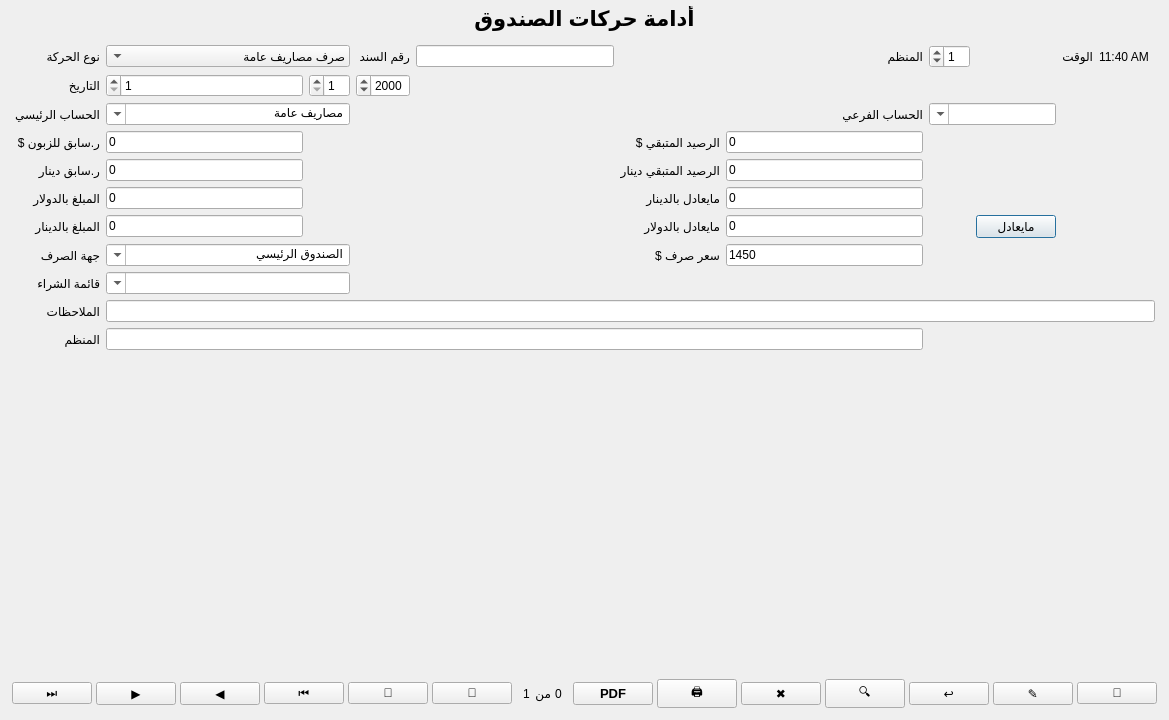
<?xml version="1.0" encoding="UTF-8"?>
<ui version="4.0">
 <class>CashBoxWindow</class>
 <widget class="QDialog" name="CashBoxWindow">
  <property name="geometry"><rect><x>0</x><y>0</y><width>1150</width><height>720</height></rect></property>
  <property name="windowTitle"><string>الصندوق</string></property>
  <property name="layoutDirection"><enum>Qt::RightToLeft</enum></property>
  <layout class="QVBoxLayout" name="rootLayout">
   <property name="spacing"><number>6</number></property>
   <property name="margin"><number>6</number></property>

   <!-- TITLE -->
   <item>
    <widget class="QLabel" name="lblTitle">
     <property name="text"><string>أدامة حركات الصندوق</string></property>
     <property name="alignment"><set>Qt::AlignCenter</set></property>
     <property name="font"><font><family>Tahoma</family><pointsize>16</pointsize><bold>true</bold></font></property>
    </widget>
   </item>

   <!-- HEADER GRID -->
   <item>
    <widget class="QWidget" name="headerWidget">
     <layout class="QGridLayout" name="headerGrid">
      <property name="spacing"><number>6</number></property>
      <property name="margin"><number>8</number></property>

      <!-- Row 0: نوع الحركة | المنظم | الوقت -->
      <item row="0" column="11"><widget class="QLabel"><property name="text"><string>نوع الحركة</string></property></widget></item>
      <item row="0" column="9" colspan="2">
       <widget class="QComboBox" name="cmbType">
        <item><property name="text"><string>صرف مصاريف عامة</string></property></item>
        <item><property name="text"><string>صرف ذمم عملاء</string></property></item>
        <item><property name="text"><string>قبض من عملاء</string></property></item>
        <item><property name="text"><string>إيداع في الصندوق</string></property></item>
        <item><property name="text"><string>سحب من الصندوق</string></property></item>
       </widget>
      </item>
      <item row="0" column="8"><widget class="QLabel"><property name="text"><string>رقم السند</string></property></widget></item>
      <item row="0" column="7"><widget class="QLineEdit" name="txtDocNo"/></item>
      <item row="0" column="5"><widget class="QLabel"><property name="text"><string>المنظم</string></property></widget></item>
      <item row="0" column="4"><widget class="QSpinBox" name="spnOrganiser"><property name="value"><number>1</number></property><property name="maximumWidth"><number>60</number></property></widget></item>
      <item row="0" column="2"><widget class="QLabel"><property name="text"><string>الوقت</string></property></widget></item>
      <item row="0" column="1"><widget class="QLabel" name="lblTime"><property name="text"><string>11:40 AM</string></property></widget></item>

      <!-- Row 1: التاريخ -->
      <item row="1" column="11"><widget class="QLabel"><property name="text"><string>التاريخ</string></property></widget></item>
      <item row="1" column="10"><widget class="QDateEdit" name="dateDay"><property name="displayFormat"><string>d</string></property></widget></item>
      <item row="1" column="9"><widget class="QDateEdit" name="dateMonth"><property name="displayFormat"><string>M</string></property></widget></item>
      <item row="1" column="8"><widget class="QDateEdit" name="dateYear"><property name="displayFormat"><string>yyyy</string></property></widget></item>

      <!-- Row 2: الحساب الرئيسي / الفرعي -->
      <item row="2" column="11"><widget class="QLabel"><property name="text"><string>الحساب الرئيسي</string></property></widget></item>
      <item row="2" column="9" colspan="2">
       <widget class="QComboBox" name="cmbMainAccount">
        <property name="editable"><bool>true</bool></property>
        <item><property name="text"><string>مصاريف عامة</string></property></item>
        <item><property name="text"><string>ذمم عملاء</string></property></item>
        <item><property name="text"><string>إيجار</string></property></item>
        <item><property name="text"><string>رواتب</string></property></item>
        <item><property name="text"><string>مستلزمات</string></property></item>
        <item><property name="text"><string>أخرى</string></property></item>
       </widget>
      </item>
      <item row="2" column="5"><widget class="QLabel"><property name="text"><string>الحساب الفرعي</string></property></widget></item>
      <item row="2" column="3" colspan="2"><widget class="QComboBox" name="cmbSubAccount"><property name="editable"><bool>true</bool></property></widget></item>

      <!-- Row 3: ر.سابق للزبون $ | الرصيد المتبقي $ -->
      <item row="3" column="11"><widget class="QLabel"><property name="text"><string>ر.سابق للزبون $</string></property></widget></item>
      <item row="3" column="10"><widget class="QLineEdit" name="txtPrevCustDollar"><property name="text"><string>0</string></property><property name="readOnly"><bool>true</bool></property></widget></item>
      <item row="3" column="6"><widget class="QLabel"><property name="text"><string>الرصيد المتبقي $</string></property></widget></item>
      <item row="3" column="5"><widget class="QLineEdit" name="txtPrevBalDollar"><property name="text"><string>0</string></property><property name="readOnly"><bool>true</bool></property></widget></item>

      <!-- Row 4: ر.سابق دينار | الرصيد المتبقي دينار -->
      <item row="4" column="11"><widget class="QLabel"><property name="text"><string>ر.سابق دينار</string></property></widget></item>
      <item row="4" column="10"><widget class="QLineEdit" name="txtPrevCustDinar"><property name="text"><string>0</string></property><property name="readOnly"><bool>true</bool></property></widget></item>
      <item row="4" column="6"><widget class="QLabel"><property name="text"><string>الرصيد المتبقي دينار</string></property></widget></item>
      <item row="4" column="5"><widget class="QLineEdit" name="txtPrevBalDinar"><property name="text"><string>0</string></property><property name="readOnly"><bool>true</bool></property></widget></item>

      <!-- Row 5: المبلغ بالدولار | مايعادل بالدينار -->
      <item row="5" column="11"><widget class="QLabel"><property name="text"><string>المبلغ بالدولار</string></property></widget></item>
      <item row="5" column="10"><widget class="QLineEdit" name="txtAmountDollar"><property name="text"><string>0</string></property></widget></item>
      <item row="5" column="6"><widget class="QLabel"><property name="text"><string>مايعادل بالدينار</string></property></widget></item>
      <item row="5" column="5"><widget class="QLineEdit" name="txtEquivDinar"><property name="text"><string>0</string></property><property name="readOnly"><bool>true</bool></property></widget></item>

      <!-- Row 6: المبلغ بالدينار | مايعادل بالدولار | مايعادل button -->
      <item row="6" column="11"><widget class="QLabel"><property name="text"><string>المبلغ بالدينار</string></property></widget></item>
      <item row="6" column="10"><widget class="QLineEdit" name="txtAmountDinar"><property name="text"><string>0</string></property></widget></item>
      <item row="6" column="6"><widget class="QLabel"><property name="text"><string>مايعادل بالدولار</string></property></widget></item>
      <item row="6" column="5"><widget class="QLineEdit" name="txtEquivDollar"><property name="text"><string>0</string></property><property name="readOnly"><bool>true</bool></property></widget></item>
      <item row="6" column="3"><widget class="QPushButton" name="btnCalcEquiv"><property name="text"><string>مايعادل</string></property></widget></item>

      <!-- Row 7: جهة الصرف | سعر صرف -->
      <item row="7" column="11"><widget class="QLabel"><property name="text"><string>جهة الصرف</string></property></widget></item>
      <item row="7" column="9" colspan="2">
       <widget class="QComboBox" name="cmbCashbox">
        <property name="editable"><bool>true</bool></property>
        <item><property name="text"><string>الصندوق الرئيسي</string></property></item>
        <item><property name="text"><string>صندوق 2</string></property></item>
        <item><property name="text"><string>البنك</string></property></item>
       </widget>
      </item>
      <item row="7" column="6"><widget class="QLabel"><property name="text"><string>سعر صرف $</string></property></widget></item>
      <item row="7" column="5"><widget class="QLineEdit" name="txtExchRate"><property name="text"><string>1450</string></property></widget></item>

      <!-- Row 8: قائمة الشراء -->
      <item row="8" column="11"><widget class="QLabel"><property name="text"><string>قائمة الشراء</string></property></widget></item>
      <item row="8" column="9" colspan="2"><widget class="QComboBox" name="cmbPurchaseList"><property name="editable"><bool>true</bool></property></widget></item>

      <!-- Row 9: الملاحظات -->
      <item row="9" column="11"><widget class="QLabel"><property name="text"><string>الملاحظات</string></property></widget></item>
      <item row="9" column="0" colspan="11"><widget class="QLineEdit" name="txtNotes"/></item>

      <!-- Row 10: المنظم (name) -->
      <item row="10" column="11"><widget class="QLabel"><property name="text"><string>المنظم</string></property></widget></item>
      <item row="10" column="5" colspan="6"><widget class="QLineEdit" name="txtOrganiserName"/></item>
     </layout>
    </widget>
   </item>

   <item><spacer><property name="orientation"><enum>Qt::Vertical</enum></property><property name="sizeHint"><size><width>20</width><height>20</height></size></property></spacer></item>

   <!-- TOOLBAR -->
   <item>
    <widget class="QWidget" name="toolbar">
     <layout class="QHBoxLayout" name="toolbarLayout">
      <property name="margin"><number>6</number></property>
      <property name="spacing"><number>4</number></property>
      <item><widget class="QPushButton" name="btnSave"><property name="text"><string>💾</string></property><property name="maximumWidth"><number>42</number></property><property name="minimumHeight"><number>38</number></property><property name="toolTip"><string>حفظ</string></property></widget></item>
      <item><widget class="QPushButton" name="btnEdit"><property name="text"><string>✎</string></property><property name="maximumWidth"><number>42</number></property><property name="minimumHeight"><number>38</number></property><property name="toolTip"><string>تعديل</string></property></widget></item>
      <item><widget class="QPushButton" name="btnUndo"><property name="text"><string>↩</string></property><property name="maximumWidth"><number>42</number></property><property name="minimumHeight"><number>38</number></property><property name="toolTip"><string>تراجع</string></property></widget></item>
      <item><widget class="QPushButton" name="btnSearch"><property name="text"><string>🔍</string></property><property name="maximumWidth"><number>42</number></property><property name="minimumHeight"><number>38</number></property><property name="toolTip"><string>بحث</string></property></widget></item>
      <item><widget class="QPushButton" name="btnDelete"><property name="text"><string>✖</string></property><property name="maximumWidth"><number>42</number></property><property name="minimumHeight"><number>38</number></property><property name="toolTip"><string>حذف</string></property></widget></item>
      <item><widget class="QPushButton" name="btnPrint"><property name="text"><string>🖨</string></property><property name="maximumWidth"><number>42</number></property><property name="minimumHeight"><number>38</number></property><property name="toolTip"><string>طباعة</string></property></widget></item>
      <item><widget class="QPushButton" name="btnPdf"><property name="text"><string>PDF</string></property><property name="minimumHeight"><number>38</number></property><property name="font"><font><family>Tahoma</family><pointsize>10</pointsize><bold>true</bold></font></property></widget></item>
      <item><spacer><property name="orientation"><enum>Qt::Horizontal</enum></property></spacer></item>
      <item><widget class="QLabel" name="lblNav"><property name="text"><string>0</string></property><property name="minimumWidth"><number>50</number></property><property name="alignment"><set>Qt::AlignCenter</set></property></widget></item>
      <item><widget class="QLabel"><property name="text"><string>من</string></property></widget></item>
      <item><widget class="QLabel" name="lblTotal"><property name="text"><string>1</string></property><property name="minimumWidth"><number>50</number></property></widget></item>
      <item><spacer><property name="orientation"><enum>Qt::Horizontal</enum></property></spacer></item>
      <item><widget class="QPushButton" name="btnReceive"><property name="text"><string>🤲</string></property><property name="maximumWidth"><number>42</number></property><property name="minimumHeight"><number>38</number></property><property name="toolTip"><string>قبض</string></property></widget></item>
      <item><widget class="QPushButton" name="btnPay"><property name="text"><string>🤝</string></property><property name="maximumWidth"><number>42</number></property><property name="minimumHeight"><number>38</number></property><property name="toolTip"><string>صرف</string></property></widget></item>
      <item><widget class="QPushButton" name="btnFirst"><property name="text"><string>⏮</string></property><property name="maximumWidth"><number>42</number></property><property name="minimumHeight"><number>38</number></property></widget></item>
      <item><widget class="QPushButton" name="btnPrev"><property name="text"><string>◀</string></property><property name="maximumWidth"><number>42</number></property><property name="minimumHeight"><number>38</number></property></widget></item>
      <item><widget class="QPushButton" name="btnNext"><property name="text"><string>▶</string></property><property name="maximumWidth"><number>42</number></property><property name="minimumHeight"><number>38</number></property></widget></item>
      <item><widget class="QPushButton" name="btnLast"><property name="text"><string>⏭</string></property><property name="maximumWidth"><number>42</number></property><property name="minimumHeight"><number>38</number></property></widget></item>
     </layout>
    </widget>
   </item>

  </layout>
 </widget>
 <resources/>
 <connections/>
</ui>
